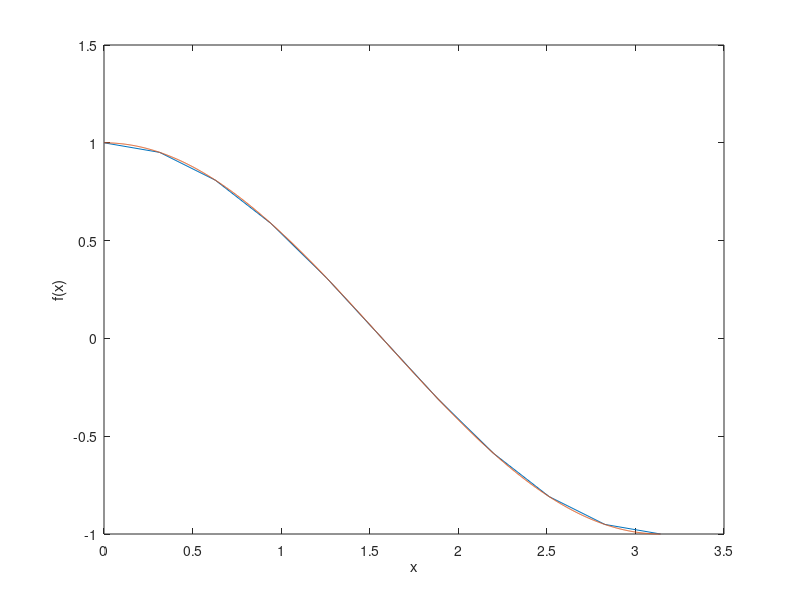

Reproduce this figure in MATLAB. (Note: this script raises an error after producing the figure.)
%
f=@(x) cos(x);
a=0;
b=pi;
n = 11;

x_nodes=linspace(a,b,n);
y_nodes=f(x_nodes);
p=polyfit(x_nodes,y_nodes,n-1);

x_plot=linspace(a,b,1000);
%y_plot
interp=polyval(p,x_plot);

figure;
plot(x_nodes, y_nodes, x_plot, interp)
xlabel('x');
ylabel('f(x)');

norm(f(x_plot)-interp,'inf')


%the error is very small meaning that we are obtaining a good apporoximation;



%
n=50;
A=eye(n) + 0.2*diag(ones(n-1,1),+1) + 0.1*diag(ones(n-1,1),-1);

%ok N.S. condition
for i=1:n-1
    det(A(1:i,1:i))~=0;
end


val=0;

%A(i,j)
for j=1:n
    for i=1:n
        val=val+A(i,j); 
    end
    abs(A(j,j))>=val;
end

for i=1:n
    for j=1:n
        val=val+A(i,j); 
    end
    abs(A(i,i))>=val;
end

xex = [1:50]';
b=A*xex;
[L,U]=lu(A);

y=forward_substitution(L,b);
x=backward_substitution(U,y);
x

norm(xex-x)

%The presence of this small error can be attributed to round-off errors and
% numerical instability in the computations involved in LU factorization. 
% These errors can accumulate and affect the final result, even though the original problem is well-posed.

%Round-off errors occur due to limited precision in representing real numbers on a computer. 
% Operations such as addition, subtraction, and multiplication can introduce small errors due 
% to the truncation or rounding of digits. These errors can propagate through the LU factorization
% process and result in a small discrepancy between the computed solution and the exact solution.

%Numerical instability can arise when the matrix A is ill-conditioned or nearly singular. 
% Ill-conditioned matrices can amplify the effect of round-off errors and make the computations less accurate. 
% This can lead to a small error in the solution even when the exact solution is known.





